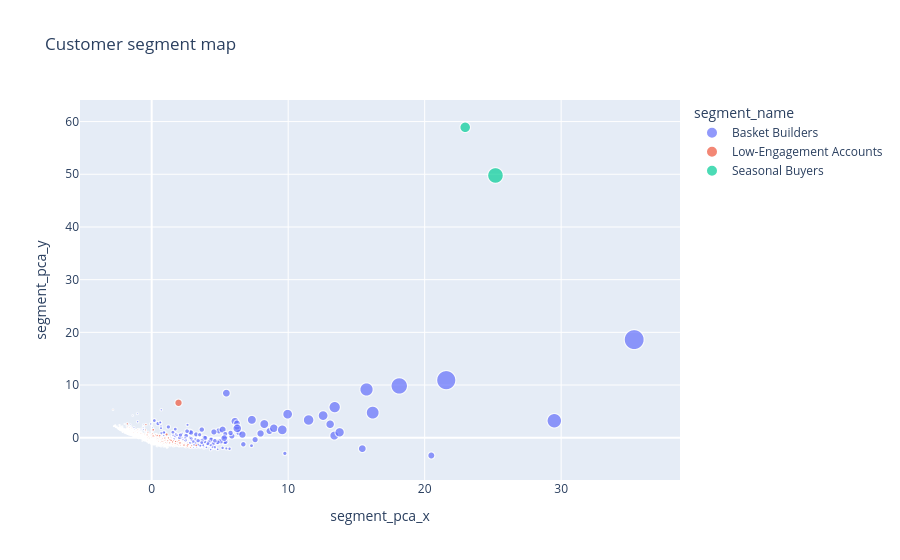

The code cell stored with this chart in its notebook:
### Code cell
px.scatter(
    segmentation.customer_segments,
    x="segment_pca_x",
    y="segment_pca_y",
    color="segment_name",
    size="spend_total",
    hover_data=["customer_id", "order_count", "avg_order_value", "recency_days", "primary_country"],
    title="Customer segment map",
)

### Figure 1 — Plotly figure (JSON) as saved in the notebook; plotly's stock layout.template omitted (floating-point values rounded to 4 significant figures; data arrays with more than 128 entries replaced by an {"elided": "..."} marker saying what was removed)
{"data": [{"customdata": {"elided": "434x5 mixed values"}, "hovertemplate": "segment_name=Basket Builders<br>segment_pca_x=%{x}<br>segment_pca_y=%{y}<br>spend_total=%{marker.size}<br>customer_id=%{customdata[0]}<br>order_count=%{customdata[1]}<br>avg_order_value=%{customdata[2]}<br>recency_days=%{customdata[3]}<br>primary_country=%{customdata[4]}<extra></extra>", "legendgroup": "Basket Builders", "marker": {"color": "#636efa", "size": {"elided": "434 float values"}, "sizemode": "area", "sizeref": 700.5, "symbol": "circle"}, "mode": "markers", "name": "Basket Builders", "showlegend": true, "type": "scattergl", "x": {"elided": "434 float values"}, "xaxis": "x", "y": {"elided": "434 float values"}, "yaxis": "y"}, {"customdata": {"elided": "3902x5 mixed values"}, "hovertemplate": "segment_name=Low-Engagement Accounts<br>segment_pca_x=%{x}<br>segment_pca_y=%{y}<br>spend_total=%{marker.size}<br>customer_id=%{customdata[0]}<br>order_count=%{customdata[1]}<br>avg_order_value=%{customdata[2]}<br>recency_days=%{customdata[3]}<br>primary_country=%{customdata[4]}<extra></extra>", "legendgroup": "Low-Engagement Accounts", "marker": {"color": "#EF553B", "size": {"elided": "3902 float values"}, "sizemode": "area", "sizeref": 700.5, "symbol": "circle"}, "mode": "markers", "name": "Low-Engagement Accounts", "showlegend": true, "type": "scattergl", "x": {"elided": "3902 float values"}, "xaxis": "x", "y": {"elided": "3902 float values"}, "yaxis": "y"}, {"customdata": [["16446", 2, 84240.0, 1, "United Kingdom"], ["12346", 1, 77180.0, 326, "United Kingdom"]], "hovertemplate": "segment_name=Seasonal Buyers<br>segment_pca_x=%{x}<br>segment_pca_y=%{y}<br>spend_total=%{marker.size}<br>customer_id=%{customdata[0]}<br>order_count=%{customdata[1]}<br>avg_order_value=%{customdata[2]}<br>recency_days=%{customdata[3]}<br>primary_country=%{customdata[4]}<extra></extra>", "legendgroup": "Seasonal Buyers", "marker": {"color": "#00cc96", "size": [168500.0, 77180.0], "sizemode": "area", "sizeref": 700.5, "symbol": "circle"}, "mode": "markers", "name": "Seasonal Buyers", "showlegend": true, "type": "scattergl", "x": [25.19, 22.97], "xaxis": "x", "y": [49.78, 58.92], "yaxis": "y"}], "layout": {"legend": {"itemsizing": "constant", "title": {"text": "segment_name"}, "tracegroupgap": 0}, "title": {"text": "Customer segment map"}, "xaxis": {"anchor": "y", "domain": [0, 1], "title": {"text": "segment_pca_x"}}, "yaxis": {"anchor": "x", "domain": [0, 1], "title": {"text": "segment_pca_y"}}}}
